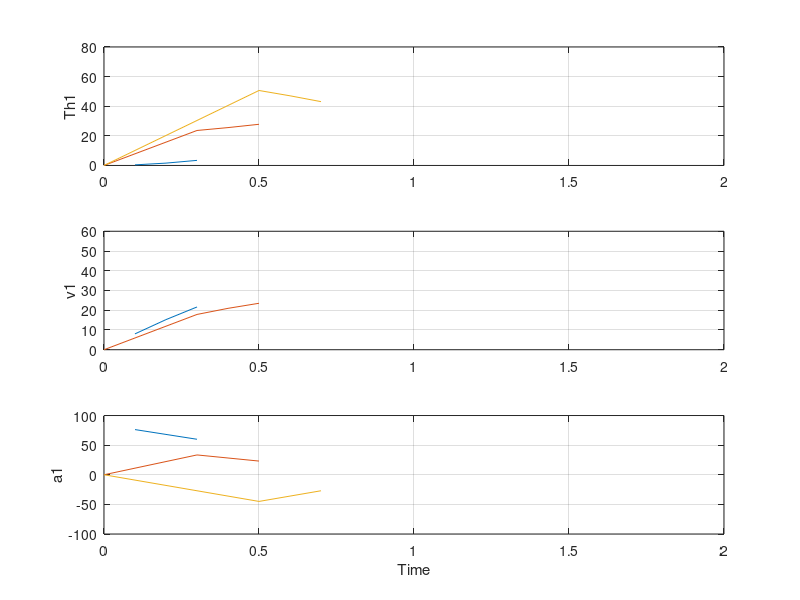

This figure's MATLAB source:
%Final Q1
clear all; clc;
%Path Equation
%%Joint 1 cubic
q1_0 = 0 
q1_f = 60;
v1_0 = 0; 
v1_f = 5.5;
t0 = 0; tf = 2;
Y1 = [q1_0;v1_0;q1_f;v1_f];
B1 = [1 t0 t0^2 t0^3; 0 1 2*t0 3*t0^2; 1 tf tf^2 tf^3; 0 1 2*tf 3*tf^2];
%A1 = [a1_0;a1_1;a1_2;a1_3];
A1 = inv(B1)*Y1
%Joint 2
q2_0 = 20;
q2_f = 60;
v2_0 = 5.5;
v2_f = 0;
Y2 = [q2_0;v2_0;q2_f;v2_f];
B2 = [1 t0 t0^2 t0^3; 0 1 2*t0 3*t0^2; 1 tf tf^2 tf^3; 0 1 2*tf 3*tf^2];
A2 = inv(B2)*Y2
%Joint 3
q3_0 = 60;
q3_f = 0;
v3_0 = 0;
v3_f = 0;
Y3 = [q3_0;v3_0;q3_f;v3_f];
B3 = [1 t0 t0^2 t0^3; 0 1 2*t0 3*t0^2; 1 tf tf^2 tf^3; 0 1 2*tf 3*tf^2];
A3 = inv(B3)*Y3

%%Joint 1 trajectory equations
for i = 1:3 %10 datas
t1(i) = i/10;
q1(i) = (42.25*t1(i)^2) - (13.625*t1(i)^3)
v1(i) = 84.45*t1(i) - 40.875*t1(i)^2
at1(i) = 84.45 - 81.75*t1(i)
end

%%Joint 2 trajectory equations
for ii = 3:5 %10 datas
t2(ii) = ii/10;
q2(ii) = 20 + 5.5*t2(ii) + 24.5*t2(ii)^2 - 8.625*t2(ii)^3
v2(ii) = 5.5 + 49*t2(ii)- 25.875*t2(ii)^2
at2(ii) = 49 - 51.75*t2(ii)
end

%%Joint 3 trajectory equations
for iii = 5:7 %10 datas
t3(iii) = iii/10;
q3(iii) = 60 - 45*t3(iii)^2 + 15*t3(iii)^3
v3(iii) = -90*t3(iii) + 45*t3(iii)^2
at3(iii) = -90 + 90*t3(iii)
end

figure(1);
subplot(3,1,1)
title('Trajectory equation for Joint1')
plot(t1,q1,t2,q2,t3,q3)
ylabel('Th1')
axis([0 2 0 80])
grid on;
subplot(3,1,2)
plot(t1,v1,t2,v2,t3,v3)
ylabel('v1')
axis([0 2 0 60])
grid on;
subplot(3,1,3)
plot(t1,at1,t2,at2,t3,at3)
ylabel('a1')
axis([0 2 -100 100])
xlabel('Time')
grid on;



